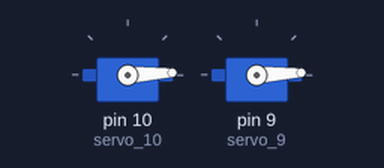
A sketch run on a simulated Arduino Uno, built with avr-gcc and run on an emulated ATmega328P. Parts: 2 × servo.

Above: at 0.05 s.
At 1.75 s:
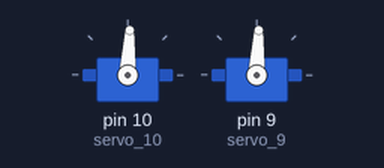
At 3.5 s:
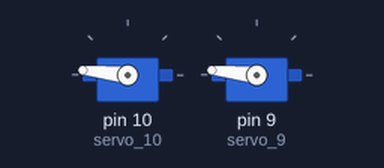
At 6.95 s:
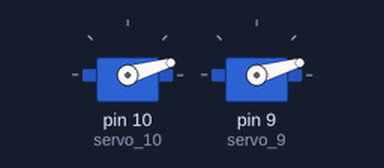
Timing chart, 0 to 9.4 s (numbered marks = the images above):
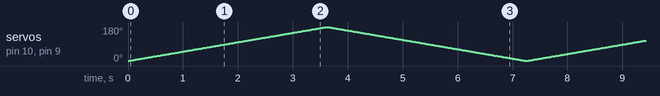

The sketch:

Arduino_codes_for_Servo_Motors.ino
```cpp
#include <Servo.h>

int Position1 = 0;

Servo servo_10;
Servo servo_9;

void setup()
{
  servo_10.attach(10);
  servo_9.attach(9);

}

void loop()
{
  Position1 = 0;
  for (Position1 = 1; Position1 <= 180; Position1 += 1)
  {
    servo_10.write(Position1);
    servo_9.write(Position1);
    delay(20); // Wait for 20 millisecond(s)
  }
  for (Position1 = 180; Position1 >= 1; Position1 -= 1)
  {
    servo_10.write(Position1);
    servo_9.write(Position1);
    delay(20); // Wait for 20 millisecond(s)
  }


}
```
